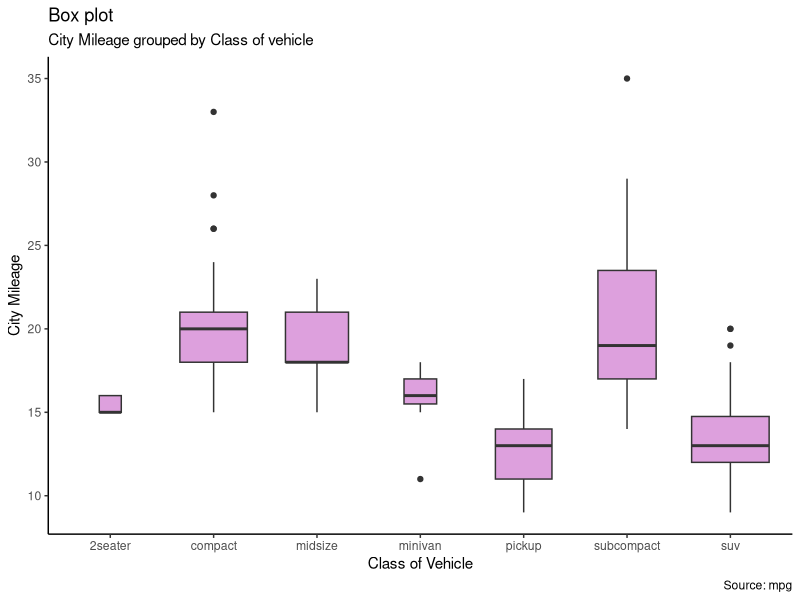
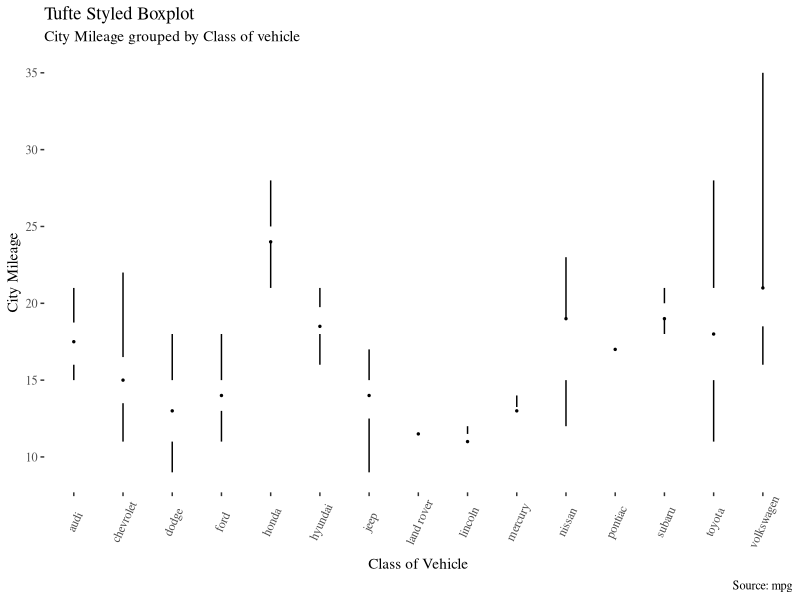
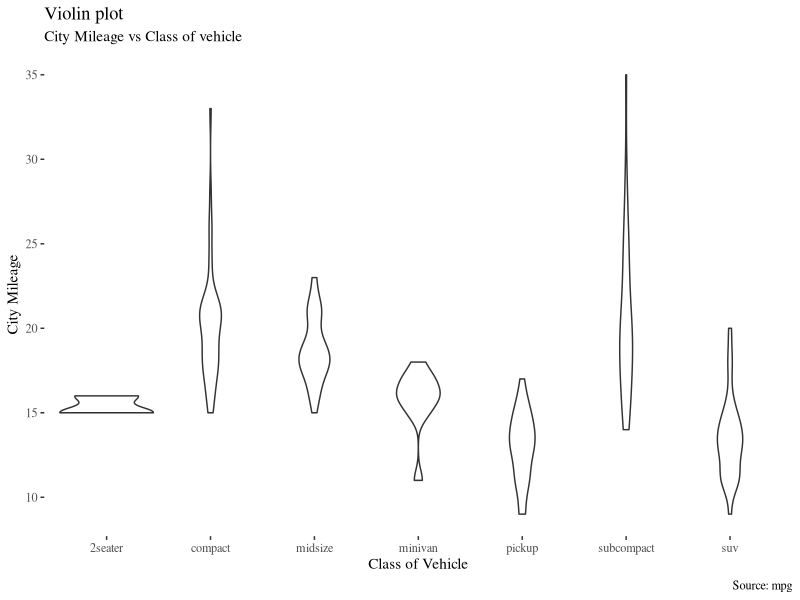

Generate these figures, in order, with R:
## ---- chunk 1


library(ggthemes)
library(ggplot2)

## 1. Box and Whisker Plots

theme_set(theme_classic())

# Plot
g <- ggplot(mpg, aes(class, cty))
g + geom_boxplot(varwidth=T, fill="plum") + 
    labs(title="Box plot", 
         subtitle="City Mileage grouped by Class of vehicle",
         caption="Source: mpg",
         x="Class of Vehicle",
         y="City Mileage")


## Tufte Boxplot

theme_set(theme_tufte())  # from ggthemes

# plot
g <- ggplot(mpg, aes(manufacturer, cty))
g + geom_tufteboxplot() + 
      theme(axis.text.x = element_text(angle=65, vjust=0.6)) + 
      labs(title="Tufte Styled Boxplot", 
           subtitle="City Mileage grouped by Class of vehicle",
           caption="Source: mpg",
           x="Class of Vehicle",
           y="City Mileage")

## 4. Violin Plots

# plot
g <- ggplot(mpg, aes(class, cty))
g + geom_violin() + 
  labs(title="Violin plot", 
       subtitle="City Mileage vs Class of vehicle",
       caption="Source: mpg",
       x="Class of Vehicle",
       y="City Mileage")

